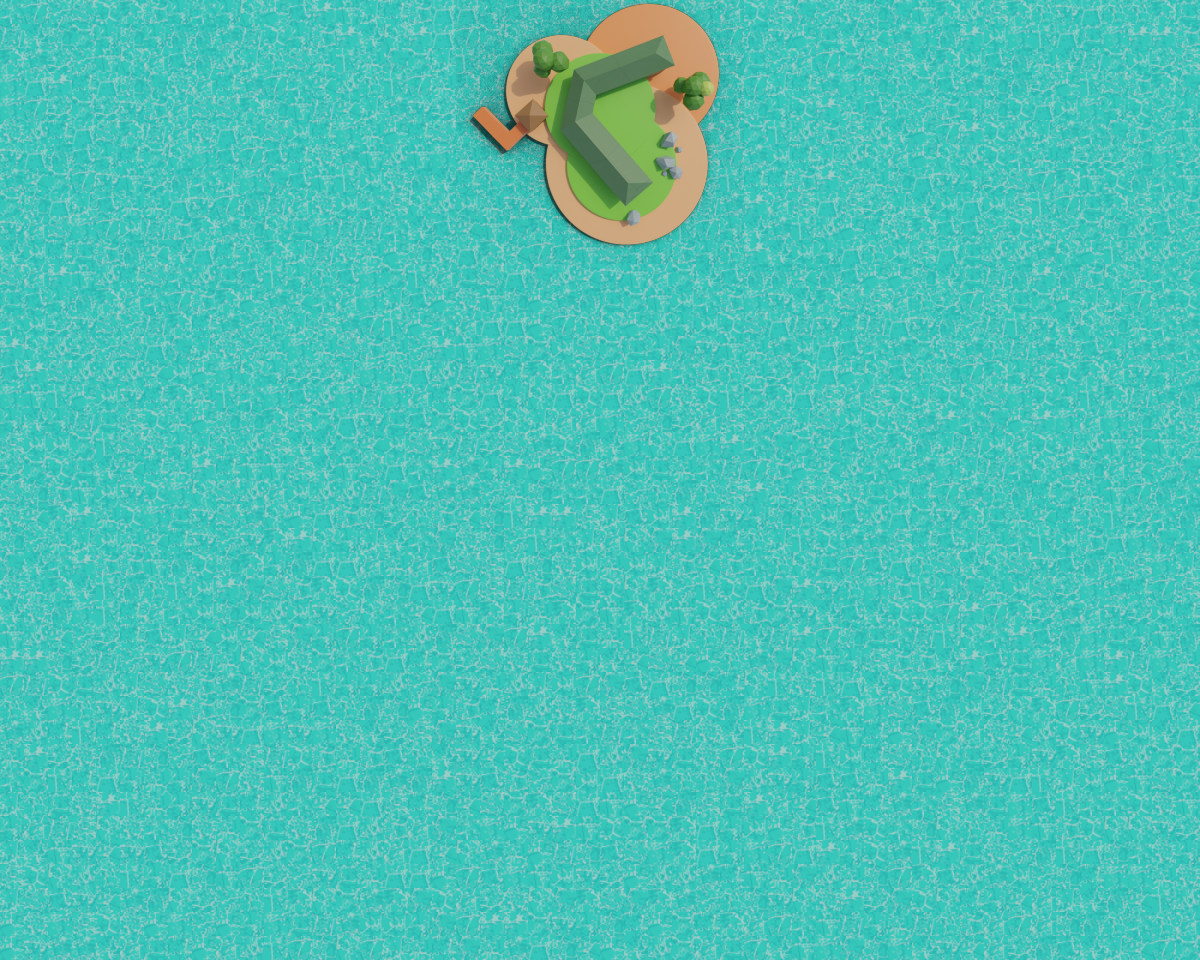

Tiled map render using the project's own tile images. Description and the map definition, with tile-layer contents summarised, below:
An orthogonal 50x40 tile map with 24x24 px tiles, 2 tile layers (Tile Layer 1, Tile Layer 2), 2 tilesets.

<map version="1.5" tiledversion="1.7.2" orientation="orthogonal" renderorder="right-down" width="50" height="40" tilewidth="24" tileheight="24" infinite="0" nextlayerid="3" nextobjectid="1">
 <tileset firstgid="1" source="YorkPirates.tsx" />
 <tileset firstgid="295" source="goodrickeBoss.tsx" />
 <layer id="1" name="Tile Layer 1" width="50" height="40">
  <data>[2000 cells, 2000 non-empty, 36 distinct tile ids]</data>
 </layer>
 <layer id="2" name="Tile Layer 2" width="50" height="40">
  <data>[2000 cells, 1 non-empty, 1 distinct tile ids]</data>
 </layer>
</map>
